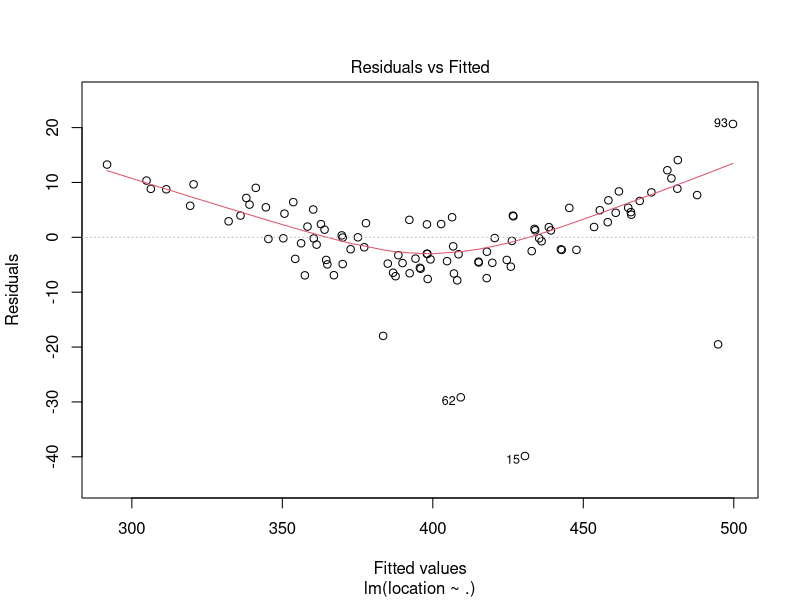
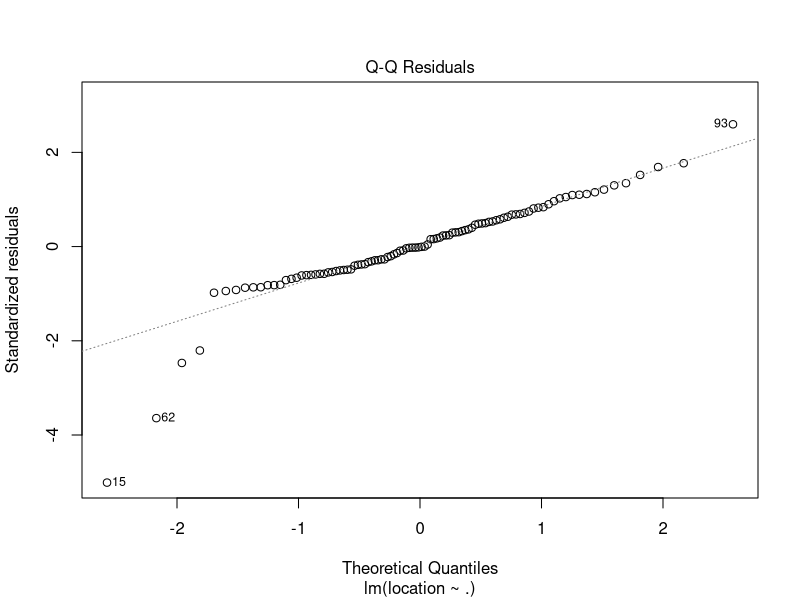
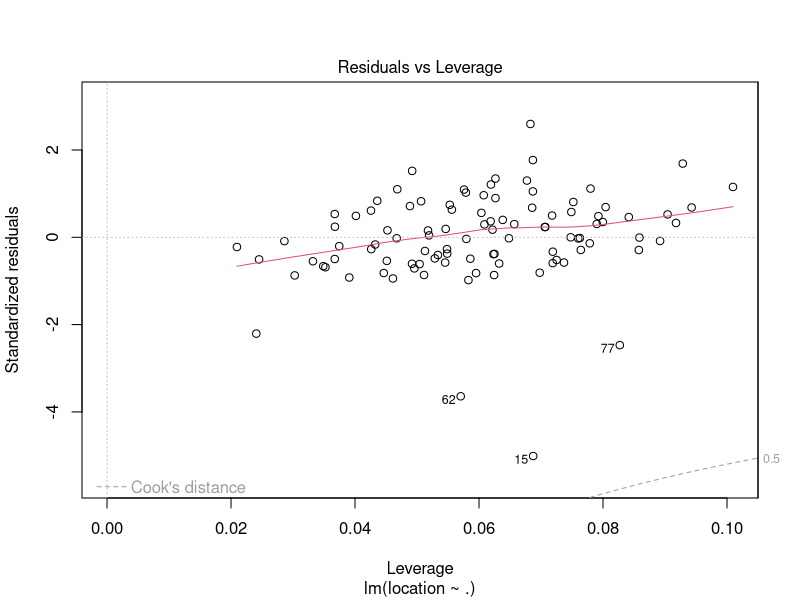

Generate these figures, in order, with R: (Note: this script raises an error after producing the figures.)
#Q2.


#b

x1 <- c(4.49,3.04,3.94,2.63, 4.55, 3.88,2.92, 2.82, 3.17, 2.91)
x2 <- c(2.92,4.33,4.27,1.92, 2.47, 2.36, 3.21, 4.22, 1.80, 2.35)
y <- c(-5.32,-9.24, -5.89, 1.15, -1.47, 1.91, -3.99, -6.82, 1.49, -0.89)


fit1 <- lm(y ~ x1+x2)
 
anova(fit1)

X <- cbind(rep(1,length(x1)), x1, x2)
X


sigma_sq1 = 2  #sigma square =2 is given in the question
sigma_sq1*solve(t(X) %*% X) 


sigmasq_2 = 2.703  #ANOVA shown the estimate of MSE is 2.703
sigmasq_2*solve(t(X) %*% X) 

vcov(fit1)


#c


H = X%*%solve(t(X) %*% X)%*%t(X) 
hii<-diag(H) 
hii

sigma_sq1*(1-hii[c(1,3)])

2*(1-hii[1])
2*(1-hii[3])



#d

H[1,3]
-sigma_sq1*H[1,3]




# Q3

setwd("C:/Users/carol/Desktop/stat350")
mydata <- read.csv("data_computer_experiment.csv",header=TRUE)
mydata

head(mydata)

#a)

fit2  <- lm(location~. , data = mydata)

round(vcov(fit2),5)
vcov(fit2)[2,2]

#summary(fit2)$coef[2,2]^2

#b)

vcov(fit2)[2,6]




#c)



# Model Adequacy Checking

summary(fit2)
resid(fit2)
rstandard(fit2)
rstudent(fit2)
plot(fit2,which=1)  ##i)constant variance ii)not normal not linear, outliers
plot(fit2,which=2)  ##iv)has outliers normal overall, bur has some outliers
plot(fit2,which=5)  ##v)not influential iii)no large leverage points cook's distance less than 0.5

plot(data$energy,resid(fit2))
plot(data$thickness,resid(fit2))
plot(data$flux,resid(fit2))  #flux is not linear, need to trans gfdvcx cvbfgedvcbn cendvfcbnghmyjform flux
plot(data$gamma,resid(fit2))
plot(data$opacity,resid(fit2))




residtable<-cbind(resid(fit2), rstandard(fit2), rstudent(fit2))
summary(residtable)

# very large outliers 



# Partial Plots 
# y, given x2
mod1 <- lm(location ~. -thickness,data=data )
resid.1 <- resid(mod1)
# x1, given x2
mod2 <- lm(thickness ~. -location, data=data)
resid.2 <- resid(mod2)

plot(resid.2, resid.1, main='thickness added plot')




mod1 <- lm(location ~. -flux,data=data )
resid.1 <- resid(mod1)
# x1, given x2
mod2 <- lm(flux ~. -location, data=data)
resid.2 <- resid(mod2)

plot(resid.2, resid.1, main='flux added plot')